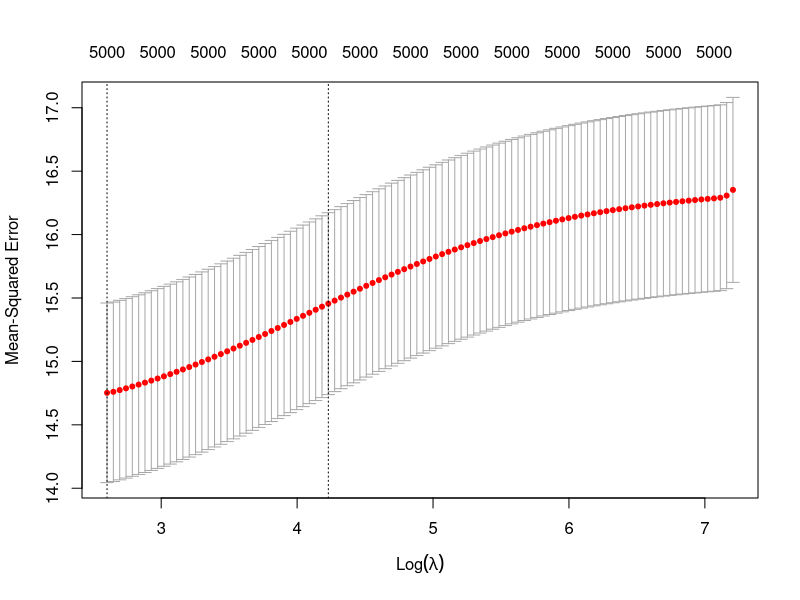

This chart was generated by the following R code: (Note: a time limit stopped this script after it produced the figure.)
install.packages("glmnet")
library(glmnet)
set.seed(42)  # Set seed for reproducibility
n <- 1000  # Number of observations
p <- 5000  # Number of predictors included in model
real_p <- 15  # Number of true predictors
## Generate the data
x <- matrix(rnorm(n*p), nrow=n, ncol=p)
y <- apply(x[,1:real_p], 1, sum) + rnorm(n)
train_rows <- sample(1:n, .66*n)
x.train <- x[train_rows, ]
x.test <- x[-train_rows, ]
y.train <- y[train_rows]
y.test <- y[-train_rows]
model <- cv.glmnet(x.train, y.train, type.measure="mse", alpha=0, family="gaussian")
plot(model)
coef(model)
predicted <- predict(model, s=model$lambda.min, newx=x.test)
mean((y.test - predicted)^2)
## s = is the "size" of the penalty, corresponds to lambda. 
##
##     In this case, we set 's' to "lambda.1se", which is
##     the value for lambda that results in the simplest model
##     such that the cross validation error is within one 
##     standard error of the minimum.
##     
##     If we wanted to to specify the lambda that results in the
##     model with the minimum cross valdiation error, not a model
##     within one SE of of the minimum, we would 
##     set 's' to "lambda.min".
##
##     Choice of lambda.1se vs lambda.min boils down to this...
##     Statistically speaking, the cross validation error for 
##     lambda.1se is indistinguisable from the cross validation error
##     for lambda.min, since they are within 1 SE of each other. 
##     So we can pick the simpler model without
##     much risk of severely hindering the ability to accurately
##     predict values for 'y' given values for 'x'.
##
## newx = is the Testing Dataset

## Lastly, let's calculate the Mean Squared Error (MSE) for the model
## created for alpha = 0.
## The MSE is the mean of the sum of the squared difference between 
## the predicted 'y' values and the true 'y' values in the 
## Testing dataset...
lrmodel = lm(y.train ~ x.train, data = data.frame(cbind(x.train,y.train)))
p2 = predict(lrmodel, newdata = data.frame(x.test))
mean((y.test - p2)^2)
